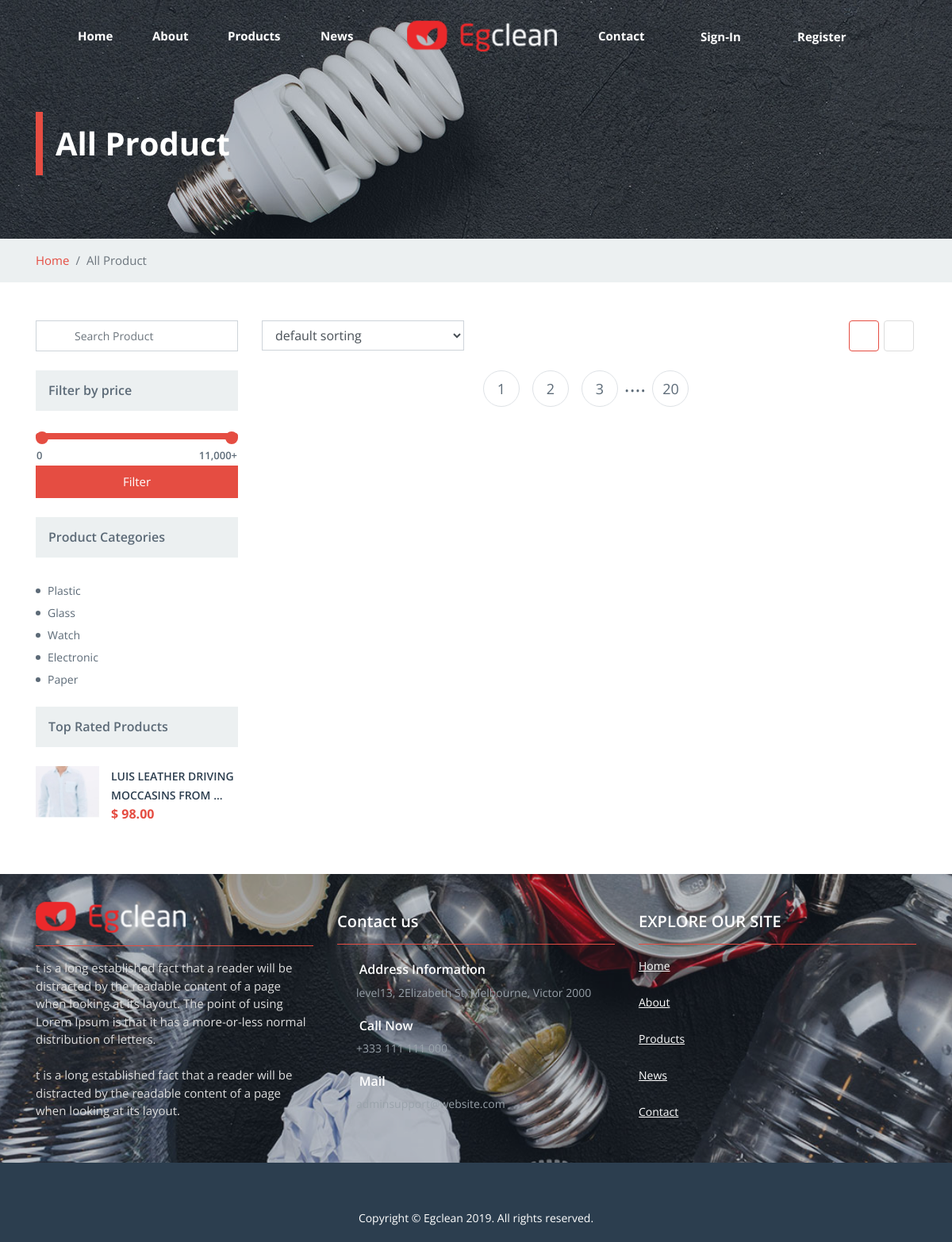
The page /GetProductbyCNo.php on the database its author committed.
### tables this page shows
CREATE TABLE `category` (
  `CategoryNo` int(11) NOT NULL,
  `CategoryName` varchar(255) DEFAULT NULL
);

### Database.php (called while the page is built, shortened)
<?php
class Database
{
    var $conn;
 function __construct(){
    $this->conn=mysqli_connect("localhost","root","","cleaneg");
  }
  function RUNSearch($statment)
  {
     $result=mysqli_query($this->conn,$statment);
     return $result;
  }
}
?>

### Category.php (called while the page is built, shortened)
<?php
include_once "Database.php";
class Category extends Database implements Operations
{
  public function GetData()
  {
      $Cat=parent::RunSearch("Select * From Category");
    return $Cat;
  }
}
?>

### GetProductbyCNo.php (the view, shortened to what this page needs)
<?php
include 'headerBefore.php';
?>
<!DOCTYPE html>
<html lang="en">
<head>
</head>
<body>
<div class="fables-header fables-after-overlay">
    <div class="container">
         <h2 class="fables-page-title fables-second-border-color">All Product</h2>
    </div>
</div>
<div class="fables-light-gary-background">
    <div class="container">
        <nav aria-label="breadcrumb">
          <ol class="fables-breadcrumb breadcrumb px-0 py-3">
            <li class="breadcrumb-item"><a href="#" class="fables-second-text-color">Home</a></li>
            <li class="breadcrumb-item active" aria-current="page">All Product</li>
          </ol>
        </nav>
    </div>
</div>
<div class="container">
     <div class="row my-4 my-md-5">
           <div class="col-12 col-md-4 col-lg-3">
               <div class="fables-store-search mb-4">
                   <form>
                         <div class="input-icon">
                             <span class="fables-iconsearch-icon fables-input-icon"></span>
                             <input type="text" class="form-control rounded-0 form-control rounded-0 font-14 fables-store-input pl-5 py-2"  placeholder="Search Product">
                         </div>
                  </form>
               </div>
               <div class="rage-slider">
                    <h2 class="font-16 semi-font fables-forth-text-color fables-light-gary-background  p-3 mb-4">Filter by price</h2>
                    <form>
                         <div class="range-slider fables-forth-text-color" id="facet-price-range-slider" data-options='{"output":{"prefix":""},"maxSymbol":"+"}'>
                             <input name="range-1" value="0" min="0" max="10000" step="1" type="range">
                             <input name="range-2" value="10000" min="0" max="10000" step="1" type="range">
                         </div>
                         <button type="submit" class="btn btn-block fables-second-background-color rounded-0 white-color white-color-hover p-2 font-15 mb-4">Filter</button>
                    </form>
               </div>
               <h2 class="font-16 semi-font fables-forth-text-color fables-light-gary-background  p-3 mb-4">Product Categories</h2>
               <ul class="nav fables-forth-text-color fables-forth-before fables-store-left-list">
               <?php
                                        include_once "Category.php";
                                        $cat=new Category();
                                        $c= $cat->GetData();
                                        while($row=mysqli_fetch_assoc($c))
                                        {
                                            ?>
                                                <li><a href="GetProductbyCNo.php?CNo=<?php echo $row['CategoryNo'];?>"><?php echo $row['CategoryName'];?></a></li>
                                    <?php } ?>
               </ul>
               <h2 class="font-16 semi-font fables-forth-text-color fables-light-gary-background  p-3 my-4">Top Rated Products</h2>
               <div class="row mb-3">
                   <div class="col-4 pr-0">
                       <a href="#"><img src="assets/custom/images/sml1.jpg" alt="" class="w-100"></a>
                   </div>
                   <div class="col-8">
                       <a href="#" class="fables-main-text-color font-14 semi-font fables-second-hover-color store-card-text">LUIS LEATHER DRIVING MOCCASINS FROM ... </a>
                       <p class="font-weight-bold fables-second-text-color ">$ 98.00</p>
                   </div>
               </div>
           </div>
           <div class="col-12 col-md-8 col-lg-9">
                   <div class="row mb-4">
                       <div class="col-12 col-lg-4">
                           <form>
                              <div class="form-group mb-0">
                                <select class="form-control rounded-0" id="sort">
                                  <option value="" selected>default sorting</option>
                                </select>
                              </div>
                            </form>
                       </div>
                       <div class="col-4 col-md-6 col-lg-2 offset-lg-6 text-center pl-0 d-none d-lg-block">
                           <span class="fables-iconlist fa-fw fables-view-btn fables-list-btn fables-third-border-color fables-third-text-color"></span>
                           <span class="fables-icongrid active fa-fw fables-view-btn fables-grid-btn fables-third-border-color fables-third-text-color"></span>
                       </div>
                   </div>
               <nav aria-label="Page navigation">
                      <ul class="pagination justify-content-center">
                        <li class="page-item"><a class="page-link rounded-circle fables-forth-text-color fables-page-link fables-second-hover-background-color" href="#">1</a></li>
                        <li class="page-item"><a class="page-link rounded-circle fables-forth-text-color fables-page-link fables-second-hover-background-color" href="#">2</a></li>
                        <li class="page-item"><a class="page-link rounded-circle fables-forth-text-color fables-page-link fables-page-link fables-second-hover-background-color" href="#">3</a></li>
                        <li><span class="fables-pagi-dots fables-forth-text-color"> .... </span></li>
                        <li class="page-item"><a class="page-link rounded-circle fables-forth-text-color fables-page-link fables-second-hover-background-color" href="#">20</a></li>
                      </ul>
                    </nav>
           </div>
     </div>
</div>
</body>
</html>
<?php
    include 'footerBefore.php';
?>

### assets/custom/css/custom.css (style rules this page uses)
body { font-family: 'Open Sans', sans-serif; }
.fables-header { padding: 33px 0; background-image: url(../images/645448-POPYS6-18.jpg); }
.fables-after-overlay { position: relative; }
.fables-after-overlay::after { content: ""; position: absolute; top: 0; left: 0; right: 0; bottom: 0; background-color: rgba(44, 62, 79, .3) !important; }
.fables-page-title { color: #fff; border-left-style: solid; border-left-width: 9px; z-index: 1; position: relative; padding-left: 16px; margin-top: 108px; line-height: 80px; font-size: 40px; font-weight: 700; margin-bottom: 47px; }
.fables-breadcrumb { padding: 0; margin-bottom: 0; background-color: transparent; }
.fables-breadcrumb .breadcrumb-item { font-size: 15px; }
.fables-page-link { margin: 0 8px; width: 46px; height: 46px; text-align: center; line-height: 29px; font-size: 18px; font-weight: 400; transition: all ease-in-out .3s; -o-transition: all ease-in-out .3s; -webkit-transition: all ease-in-out .3s; -moz-transition: all ease-in-out .3s; }
.fables-pagi-dots { width: 46px; height: 46px; line-height: 34px; text-align: center; font-size: 26px; }
.fables-view-btn { cursor: pointer; border-width: 1px; border-style: solid; padding: 6px; border-radius: 4px; font-size: 19px; display: inline-table; margin: 0 3px; float: right; width: 38px; height: 38px; line-height: 25px; }
.fables-view-btn.active { color: #E54D42; border-color: #E54D42; transition: all ease-in-out .3s; -webkit-transition: all ease-in-out .3s; -o-transition: all ease-in-out .3s; -moz-transition: all ease-in-out .3s; }
.fables-store-left-list li { display: block; width: 100%; }
.fables-store-left-list a { position: relative; color: inherit; font-size: 14px; background-color: inherit; padding: 7px 0 0 15px; display: block; }
.fables-store-left-list a::before { content: ""; position: absolute; left: 0; top: 15px; width: 6px; height: 6px; border-radius: 50%; background-color: inherit; }
.input-icon { position: relative; }
.fables-input-icon { position: absolute; left: 15px; color: #CDCDCD; top: 14px; }
.fables-store-input { font-size: 14px; height: 39px; padding-left: 35px; }
.form-group { position: relative; margin-bottom: 20px; }
.white-color { color: #fff; }
.semi-font { font-weight: 600; }
h1, h2, h3, h4, h5, h6, p { margin: 0; }
.font-14 { font-size: 14px; }
.font-15 { font-size: 15px; }
.font-16 { font-size: 16px; }
.fables-main-text-color { color: #2C3E4F; }
.fables-second-background-color, .fables-second-before::before, .fables-second-before::after, .fables-second-hover-background-color:hover, .fables-second-active.active, .fables-second-dots .owl-dot.active span { background-color: #E54D42 !important; transition: all ease-in-out .3s; }
.fables-second-text-color { color: #E54D42; }
.fables-second-border-color { border-color: #E54D42 !important; }
.fables-third-text-color { color: #DDDDDD; }
.fables-third-border-color { border-color: #DDDDDD; }
.fables-forth-before, .fables-forth-after { position: relative; }
.fables-forth-background-color, .fables-forth-before a::before, .fables-forth-after::after, .fables-forth-hover-backround-color:hover { background-color: #5C6A77 !important; }
.fables-forth-text-color { color: #5C6A77; }
.fables-light-gary-background { background-color: #ECF0F1; }
ul { list-style: none; padding: 0; margin: 0; }

### rows shown on the page
category: CategoryName "Plastic"
category: CategoryName "Glass"
category: CategoryName "Watch"
category: CategoryName "Electronic"
category: CategoryName "Paper"
